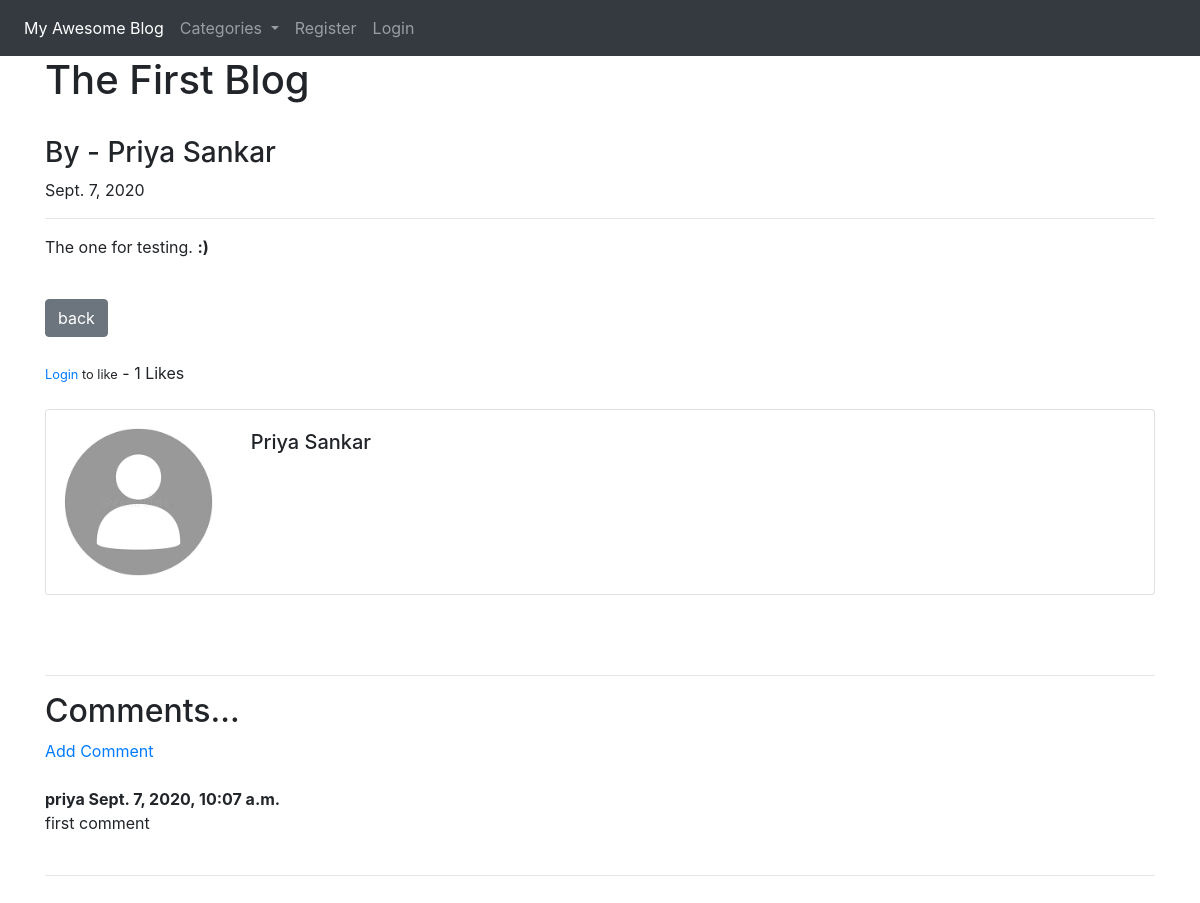
Screenshot of /blog/article/8 with the database file from the repository.
### Blogapp/models.py (models this page shows, shortened)
class Post(models.Model):
    title = models.CharField(max_length=30)
    title_tag = models.CharField(max_length=30)
    author = models.ForeignKey(User, on_delete=models.CASCADE)
    content = RichTextField(blank=True, null=True)
    header_image = models.ImageField(null=True, blank=True,upload_to="images/")
    snippet = models.CharField(max_length=30)
    category = models.CharField(max_length=30,default='uncategorized')
    post_date = models.DateField(auto_now_add=True)
    likes = models.ManyToManyField(User, related_name = 'blog_posts')
    def total_likes(self):
        return self.likes.count()

class Comment(models.Model):
    post = models.ForeignKey(Post, related_name="comments", on_delete=models.CASCADE)
    name = models.CharField(max_length=30)
    body = models.TextField()
    date_added = models.DateTimeField(auto_now_add=True)

### Blogapp/views.py (the view)
# urls.py: path('article/<int:pk>', ArticleDetailView.as_view(), name='article_detail'),
class ArticleDetailView(DetailView):
    model = Post
    template_name = 'Blogapp/article_details.html'
    def get_context_data(self, *args, **kwargs):
        cat_menu = Category.objects.all()
        context = super(ArticleDetailView, self).get_context_data(*args, **kwargs)
        stuff = get_object_or_404(Post, id=self.kwargs['pk'])
        total_likes = stuff.total_likes()
        liked = False
        if stuff.likes.filter(id=self.request.user.id).exists():
            liked = True
        context["cat_menu"] = cat_menu
        context["total_likes"] = total_likes
        context["liked"] = liked
        return context

### Blogapp/models.py (called while the page is built)
    def __str__(self):
        return self.name.title()

### Blogapp/templates/Blogapp/article_details.html (shortened to what this page needs)
{% extends 'Blogapp/base.html' %}
{% load static %}
{% block content %}
<h1>{{post.title}}</h1><br>
<h3>By - {{post.author.first_name}}  {{post.author.last_name}}</h3><p>{{ post.post_date }}</p> <hr>
<p>{{ post.content|safe }}</p>
<br>
<a class="btn btn-secondary" href="{% url 'home' %}">back</a>
<br><br>
{% if user.is_authenticated %}
<form action="{% url 'like_post' post.pk %}" method="POST">
  {% csrf_token %}
  {% if liked %}
      <button type="submit" name="post_id", value="{{ post.id }}", class="btn btn-danger btn-sm">Unlike</button>
  {% else %}
      <button type="submit" name="post_id", value="{{ post.id }}", class="btn btn-primary btn-sm">Like</button>
  {% endif %}
{% else %}
    <small> <a href="{% url 'login' %}">Login</a>  to like</small>
{% endif %}
      - {{ total_likes }} Likes
<br><br>
<div class="card mb-3">
  <div class="row no-gutters">
    <div class="col-md-2">
    {% if post.author.profile.profile_pic %}
      <img src="{{ post.author.profile.profile_pic.url }}" class="card-img">
    {% else %}
      <img src="{% static 'Blogproject/images/default_profile_pic.png' %}" class="card-img">
    {% endif %}
    </div>
    <div class="col-md-10">
      <div class="card-body">
        <h5 class="card-title">{{post.author.first_name}}  {{post.author.last_name}}</h5>
      </div>
    </div>
  </div>
</div>
<br><br><hr>
<h2>Comments...</h2>
{% if not post.comments.all %}
  No comments yet...<a href="{% url 'add_comment' post.pk %}">Add Comment</a>
{% else %}
<a href="{% url 'add_comment' post.pk %}">Add Comment</a><br><br>
  {% for comment in post.comments.all %}
  <strong>
    {{ comment.name }}
    {{ comment.date_added }}
  </strong>
  <br>
  {{ comment.body }}
  <br><br>
{% endfor %}
{% endif %}
<hr>
<br><br>
{% endblock %}

### rows the page displays
Post: title "The First Blog", author.first_name "Priya", author.last_name "Sankar", post_date "Sept. 7, 2020", content "The one for testing. :)"
Comment: name "priya", date_added "Sept. 7, 2020, 10:07 a.m.", body "first comment"

### other values shown
{{ total_likes }} "1"
